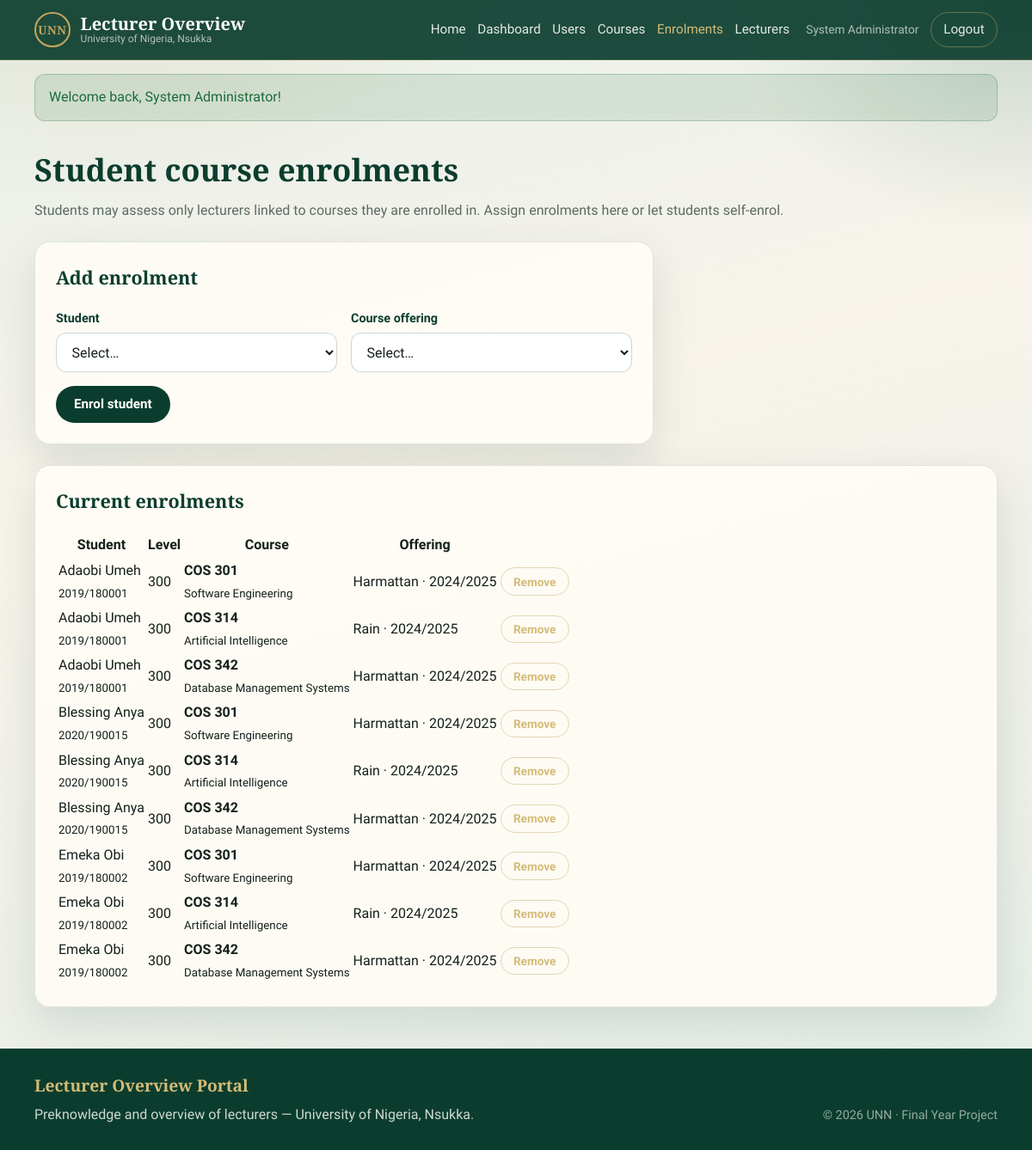
/admin/manage_enrollments.php (signed in), run on the app's committed database.
### tables this page shows
CREATE TABLE users (
  id INT UNSIGNED AUTO_INCREMENT PRIMARY KEY,
  full_name VARCHAR(120) NOT NULL,
  email VARCHAR(160) NOT NULL UNIQUE,
  password VARCHAR(255) NOT NULL,
  role ENUM('student', 'lecturer', 'admin') NOT NULL DEFAULT 'student',
  department VARCHAR(120) DEFAULT NULL,
  matric_number VARCHAR(40) DEFAULT NULL,
  academic_level ENUM('100', '200', '300', '400') DEFAULT NULL,
  is_active TINYINT(1) NOT NULL DEFAULT 1,
  created_at TIMESTAMP DEFAULT CURRENT_TIMESTAMP,
  updated_at TIMESTAMP DEFAULT CURRENT_TIMESTAMP ON UPDATE CURRENT_TIMESTAMP
);

CREATE TABLE student_enrollments (
  id INT UNSIGNED AUTO_INCREMENT PRIMARY KEY,
  student_id INT UNSIGNED NOT NULL,
  course_id INT UNSIGNED NOT NULL,
  enrolled_at TIMESTAMP DEFAULT CURRENT_TIMESTAMP,
  UNIQUE KEY uq_student_course (student_id, course_id),
  CONSTRAINT fk_enroll_student FOREIGN KEY (student_id) REFERENCES users(id) ON DELETE CASCADE,
  CONSTRAINT fk_enroll_course FOREIGN KEY (course_id) REFERENCES courses(id) ON DELETE CASCADE
);

CREATE TABLE courses (
  id INT UNSIGNED AUTO_INCREMENT PRIMARY KEY,
  course_code VARCHAR(20) NOT NULL UNIQUE,
  course_title VARCHAR(200) NOT NULL,
  department VARCHAR(120) NOT NULL,
  level VARCHAR(20) DEFAULT '100',
  course_type ENUM('Compulsory', 'Elective') NOT NULL DEFAULT 'Compulsory',
  semester ENUM('Harmattan', 'Rain') NOT NULL DEFAULT 'Harmattan',
  session_year VARCHAR(20) NOT NULL DEFAULT '2024/2025',
  description TEXT DEFAULT NULL,
  created_at TIMESTAMP DEFAULT CURRENT_TIMESTAMP
);

### includes/auth.php (called while the page is built, shortened)
<?php
require_once __DIR__ . '/../config/database.php';
function get_flash(): ?array
{
    $flash = $_SESSION['flash'];
    return $flash;
}
function e(?string $value): string
{
    return htmlspecialchars((string) $value, ENT_QUOTES, 'UTF-8');
}
function is_logged_in(): bool
{
    return !empty($_SESSION['user_id']);
}
function current_user(): ?array
{
    static $user = null;
    if ($user !== null) {
        return $user;
    }
    $stmt = db()->prepare('SELECT id, full_name, email, role, department, matric_number, academic_level, is_active FROM users WHERE id = ? LIMIT 1');
    $uid = (int) $_SESSION['user_id'];
    $stmt->bind_param('i', $uid);
    $stmt->execute();
    $result = $stmt->get_result();
    $user = $result->fetch_assoc() ?: null;
    return $user;
}
function require_role(string ...$roles): void
{
    $user = current_user();
}
function dashboard_url_for_role(string $role): string
{
    $base = base_path();
    return match ($role) {
        'admin'    => $base . '/admin/dashboard.php',
        'lecturer' => $base . '/lecturer/dashboard.php',
        default    => $base . '/student/dashboard.php',
    };
}
function base_path(): string
{
    static $base = null;
    if ($base !== null) {
        return $base;
    }
    $script = str_replace('\\', '/', $_SERVER['SCRIPT_NAME'] ?? '');
    if (preg_match('#^(.*?)/portal(?:/|$)#', $script, $m)) {
        $base = $m[1] . '/portal';
    } else {
        $dir = str_replace('\\', '/', dirname($script));
        if (preg_match('#/(student|lecturer|admin)$#', $dir)) {
            $dir = dirname($dir);
        }
        $base = ($dir === '/' || $dir === '\\' || $dir === '.') ? '' : $dir;
    }
    return $base;
}

### config/database.php (called while the page is built, shortened)
<?php
function db(): mysqli
{
    static $conn = null;
    if ($conn instanceof mysqli) {
        return $conn;
    }
    $conn = new mysqli(DB_HOST, DB_USER, DB_PASS, DB_NAME);
    $conn->set_charset('utf8mb4');
    return $conn;
}

### admin/manage_enrollments.php (the view, shortened to what this page needs)
<?php
require_once __DIR__ . '/../includes/auth.php';
require_role('admin');
$rows = db()->query(
    "SELECT se.id, u.full_name, u.matric_number, u.academic_level,
            c.course_code, c.course_title, c.semester, c.session_year, se.enrolled_at
     FROM student_enrollments se
     JOIN users u ON u.id = se.student_id
     JOIN courses c ON c.id = se.course_id
     ORDER BY u.full_name, c.course_code"
)->fetch_all(MYSQLI_ASSOC);
$activeNav = 'enrollments';
require_once __DIR__ . '/../includes/header.php';
?>
<div class="container">
    <h1 class="page-title">Student course enrolments</h1>
    <p class="page-lead">Students may assess only lecturers linked to courses they are enrolled in. Assign enrolments here or let students self-enrol.</p>
    <div class="panel" style="margin-bottom:1.5rem;max-width:720px;">
        <h2 style="margin-top:0;font-family:var(--font-display);color:var(--green-deep);font-size:1.35rem;">Add enrolment</h2>
        <form method="post" class="form-grid two">
            <div class="form-group">
                <label for="student_id">Student</label>
                <select id="student_id" name="student_id" required>
                    <option value="">Select…</option>
                </select>
            </div>
            <div class="form-group">
                <label for="course_id">Course offering</label>
                <select id="course_id" name="course_id" required>
                    <option value="">Select…</option>
                </select>
            </div>
            <div>
                <button type="submit" class="btn btn-green">Enrol student</button>
            </div>
        </form>
    </div>
    <div class="panel">
        <h2 style="margin-top:0;font-family:var(--font-display);color:var(--green-deep);font-size:1.35rem;">Current enrolments</h2>
        <?php if (!$rows): ?>
            <div class="empty-state">No enrolments yet.</div>
        <?php else: ?>
            <div class="table-wrap">
                <table class="data-table">
                    <thead>
                        <tr>
                            <th>Student</th>
                            <th>Level</th>
                            <th>Course</th>
                            <th>Offering</th>
                            <th></th>
                        </tr>
                    </thead>
                    <tbody>
                        <?php foreach ($rows as $r): ?>
                            <tr>
                                <td><?= e($r['full_name']) ?><br><small><?= e($r['matric_number'] ?: '') ?></small></td>
                                <td><?= e($r['academic_level'] ?: '—') ?></td>
                                <td><strong><?= e($r['course_code']) ?></strong><br><small><?= e($r['course_title']) ?></small></td>
                                <td><?= e($r['semester'] . ' · ' . $r['session_year']) ?></td>
                                <td>
                                    <form method="post" onsubmit="return confirm('Remove enrolment?');">
                                        <button type="submit" class="btn btn-ghost btn-sm">Remove</button>
                                    </form>
                                </td>
                            </tr>
                        <?php endforeach; ?>
                    </tbody>
                </table>
            </div>
        <?php endif; ?>
    </div>
</div>
<?php require_once __DIR__ . '/../includes/footer.php'; ?>

### includes/header.php (shortened to what this page needs)
<?php
require_once __DIR__ . '/auth.php';
$bodyClass  = $bodyClass ?? '';
$activeNav  = $activeNav ?? '';
$user       = current_user();
$flash      = get_flash();
?>
<!DOCTYPE html>
<html lang="en">
<head>
    <link rel="stylesheet" href="<?= e(base_path()) ?>/assets/css/style.css">
</head>
<body class="<?= e($bodyClass) ?>">
<div class="page-shell">
    <header class="site-header">
        <div class="container header-inner">
            <a class="brand" href="<?= e(base_path()) ?>/index.php">
                <span class="brand-mark" aria-hidden="true">UNN</span>
                <span class="brand-text">
                    <strong>Lecturer Overview</strong>
                    <small>University of Nigeria, Nsukka</small>
                </span>
            </a>
            <nav class="site-nav" data-nav>
                <a href="<?= e(base_path()) ?>/index.php" class="<?= $activeNav === 'home' ? 'is-active' : '' ?>">Home</a>
                <?php if ($user): ?>
                    <a href="<?= e(dashboard_url_for_role($user['role'])) ?>" class="<?= $activeNav === 'dashboard' ? 'is-active' : '' ?>">Dashboard</a>
                    <?php if ($user['role'] === 'student'): ?>
                        <a href="<?= e(base_path()) ?>/student/overview.php" class="<?= $activeNav === 'overview' ? 'is-active' : '' ?>">Overview</a>
                        <a href="<?= e(base_path()) ?>/student/enroll.php" class="<?= $activeNav === 'enroll' ? 'is-active' : '' ?>">My courses</a>
                        <a href="<?= e(base_path()) ?>/student/assess.php" class="<?= $activeNav === 'assess' ? 'is-active' : '' ?>">Assess</a>
                        <a href="<?= e(base_path()) ?>/student/profile.php" class="<?= $activeNav === 'profile' ? 'is-active' : '' ?>">Profile</a>
                    <?php elseif ($user['role'] === 'admin'): ?>
                        <a href="<?= e(base_path()) ?>/admin/manage_users.php" class="<?= $activeNav === 'users' ? 'is-active' : '' ?>">Users</a>
                        <a href="<?= e(base_path()) ?>/admin/manage_courses.php" class="<?= $activeNav === 'courses' ? 'is-active' : '' ?>">Courses</a>
                        <a href="<?= e(base_path()) ?>/admin/manage_enrollments.php" class="<?= $activeNav === 'enrollments' ? 'is-active' : '' ?>">Enrolments</a>
                        <a href="<?= e(base_path()) ?>/admin/manage_lecturers.php" class="<?= $activeNav === 'lecturers' ? 'is-active' : '' ?>">Lecturers</a>
                    <?php endif; ?>
                    <span class="nav-user"><?= e($user['full_name']) ?></span>
                    <a class="btn btn-ghost btn-sm" href="<?= e(base_path()) ?>/logout.php">Logout</a>
                <?php else: ?>
                    <a href="<?= e(base_path()) ?>/login.php" class="<?= $activeNav === 'login' ? 'is-active' : '' ?>">Login</a>
                    <a class="btn btn-gold btn-sm" href="<?= e(base_path()) ?>/register.php">Register</a>
                <?php endif; ?>
            </nav>
        </div>
    </header>
    <?php if ($flash): ?>
        <div class="container">
            <div class="flash flash-<?= e($flash['type']) ?>" role="alert">
                <?= e($flash['message']) ?>
            </div>
        </div>
    <?php endif; ?>
    <main class="site-main">

### assets/css/style.css (style rules this page uses)
:root { --green-deep: #0B3D2E; --green-mid: #145A43; --green-soft: #1F6B52; --gold: #C6A75E; --gold-bright: #D4BC78; --cream: #F7F3EA; --ink: #14201B; --muted: #5C6B63; --line: rgba(11, 61, 46, 0.12); --card: rgba(255, 252, 246, 0.92); --danger: #9B2C2C; --success: #1B6B3A; --warning: #8A6A1F; --shadow: 0 18px 50px rgba(11, 61, 46, 0.12); --radius: 18px; --font-display: "Cormorant Garamond", Georgia, serif; --font-body: "Source Sans 3", "Segoe UI", sans-serif; }
*, *::before, *::after { box-sizing: border-box; }
html { scroll-behavior: smooth; }
body { margin: 0; min-height: 100vh; font-family: var(--font-body); color: var(--ink); background: radial-gradient(ellipse 80% 50% at 10% -10%, rgba(198, 167, 94, 0.22), transparent 55%), radial-gradient(ellipse 60% 40% at 100% 0%, rgba(20, 90, 67, 0.18), transparent 50%), linear-gradient(165deg, #E8F0EA 0%, var(--cream) 38%, #E4EDE7 100%); background-attachment: fixed; line-height: 1.6; }
body::before { content: ""; position: fixed; inset: 0; pointer-events: none; opacity: 0.35; background-image: repeating-linear-gradient( -12deg, transparent, transparent 18px, rgba(11, 61, 46, 0.015) 18px, rgba(11, 61, 46, 0.015) 19px ); z-index: 0; }
.page-shell { position: relative; z-index: 1; min-height: 100vh; display: flex; flex-direction: column; }
a { color: var(--green-mid); text-decoration: none; }
.container { width: min(1120px, calc(100% - 2rem)); margin-inline: auto; }
.site-header { position: sticky; top: 0; z-index: 50; backdrop-filter: blur(14px); background: rgba(11, 61, 46, 0.92); border-bottom: 1px solid rgba(198, 167, 94, 0.28); }
.header-inner { display: flex; align-items: center; justify-content: space-between; gap: 1rem; padding: 0.85rem 0; }
.brand { display: flex; align-items: center; gap: 0.75rem; color: #fff; }
.brand-mark { display: grid; place-items: center; width: 2.6rem; height: 2.6rem; border-radius: 50%; border: 2px solid var(--gold); font-family: var(--font-display); font-weight: 700; font-size: 0.85rem; letter-spacing: 0.04em; color: var(--gold); }
.brand-text { display: flex; flex-direction: column; line-height: 1.15; }
.brand-text strong { font-family: var(--font-display); font-size: 1.25rem; font-weight: 600; }
.brand-text small { color: rgba(247, 243, 234, 0.7); font-size: 0.75rem; }
.site-nav { display: flex; align-items: center; gap: 0.85rem; flex-wrap: wrap; }
.site-nav a { color: rgba(255, 255, 255, 0.88); font-weight: 500; font-size: 0.95rem; }
.site-nav a.is-active, .site-nav a:hover { color: var(--gold-bright); }
.nav-user { color: rgba(255, 255, 255, 0.65); font-size: 0.85rem; margin-left: 0.35rem; }
.site-main { flex: 1; padding: 1.75rem 0 3rem; }
.btn { display: inline-flex; align-items: center; justify-content: center; gap: 0.4rem; padding: 0.72rem 1.25rem; border-radius: 999px; border: 1px solid transparent; font-family: var(--font-body); font-weight: 600; font-size: 0.95rem; cursor: pointer; transition: transform 0.18s ease, background 0.18s ease, color 0.18s ease, border-color 0.18s ease; }
.btn-green { background: var(--green-deep); color: #fff; }
.btn-ghost { background: transparent; border-color: rgba(198, 167, 94, 0.45); color: var(--gold-bright); }
.btn-sm { padding: 0.45rem 0.9rem; font-size: 0.85rem; }
.panel { background: var(--card); border: 1px solid var(--line); border-radius: var(--radius); box-shadow: var(--shadow); padding: 1.5rem; }
.panel + .panel { margin-top: 1.25rem; }
.page-title { font-family: var(--font-display); font-size: clamp(1.9rem, 3vw, 2.5rem); color: var(--green-deep); margin: 0 0 0.35rem; }
.page-lead { margin: 0 0 1.5rem; color: var(--muted); }
.form-grid { display: grid; gap: 1rem; }
.form-grid.two { grid-template-columns: 1fr 1fr; }
.form-group { display: flex; flex-direction: column; gap: 0.35rem; }
.form-group label { font-weight: 600; font-size: 0.9rem; color: var(--green-deep); }
.form-group input, .form-group select, .form-group textarea { width: 100%; padding: 0.7rem 0.85rem; border: 1px solid rgba(11, 61, 46, 0.2); border-radius: 12px; background: #fff; font: inherit; color: var(--ink); }
.flash { margin: 1rem 0 0; padding: 0.85rem 1rem; border-radius: 12px; font-weight: 500; }
.flash-success { background: rgba(27, 107, 58, 0.12); color: var(--success); border: 1px solid rgba(27, 107, 58, 0.25); }
.table-wrap { overflow-x: auto; }

### data on the page
users: full_name "System Administrator"
student_enrollments: student.full_name "Adaobi Umeh", student.matric_number "2019/180001", student.academic_level "300", course.course_code "COS 301", course.course_title "Software Engineering", course.session_year "Harmattan · 2024/2025"
student_enrollments: student.full_name "Adaobi Umeh", student.matric_number "2019/180001", student.academic_level "300", course.course_code "COS 314", course.course_title "Artificial Intelligence", course.session_year "Rain · 2024/2025"
student_enrollments: student.full_name "Adaobi Umeh", student.matric_number "2019/180001", student.academic_level "300", course.course_code "COS 342", course.course_title "Database Management Systems", course.session_year "Harmattan · 2024/2025"
student_enrollments: student.full_name "Blessing Anya", student.matric_number "2020/190015", student.academic_level "300", course.course_code "COS 301", course.course_title "Software Engineering", course.session_year "Harmattan · 2024/2025"
student_enrollments: student.full_name "Blessing Anya", student.matric_number "2020/190015", student.academic_level "300", course.course_code "COS 314", course.course_title "Artificial Intelligence", course.session_year "Rain · 2024/2025"
student_enrollments: student.full_name "Blessing Anya", student.matric_number "2020/190015", student.academic_level "300", course.course_code "COS 342", course.course_title "Database Management Systems", course.session_year "Harmattan · 2024/2025"
student_enrollments: student.full_name "Emeka Obi", student.matric_number "2019/180002", student.academic_level "300", course.course_code "COS 301", course.course_title "Software Engineering", course.session_year "Harmattan · 2024/2025"
student_enrollments: student.full_name "Emeka Obi", student.matric_number "2019/180002", student.academic_level "300", course.course_code "COS 314", course.course_title "Artificial Intelligence", course.session_year "Rain · 2024/2025"
student_enrollments: student.full_name "Emeka Obi", student.matric_number "2019/180002", student.academic_level "300", course.course_code "COS 342", course.course_title "Database Management Systems", course.session_year "Harmattan · 2024/2025"

### other printed values
$flash['message'] "Welcome back, System Administrator!"
